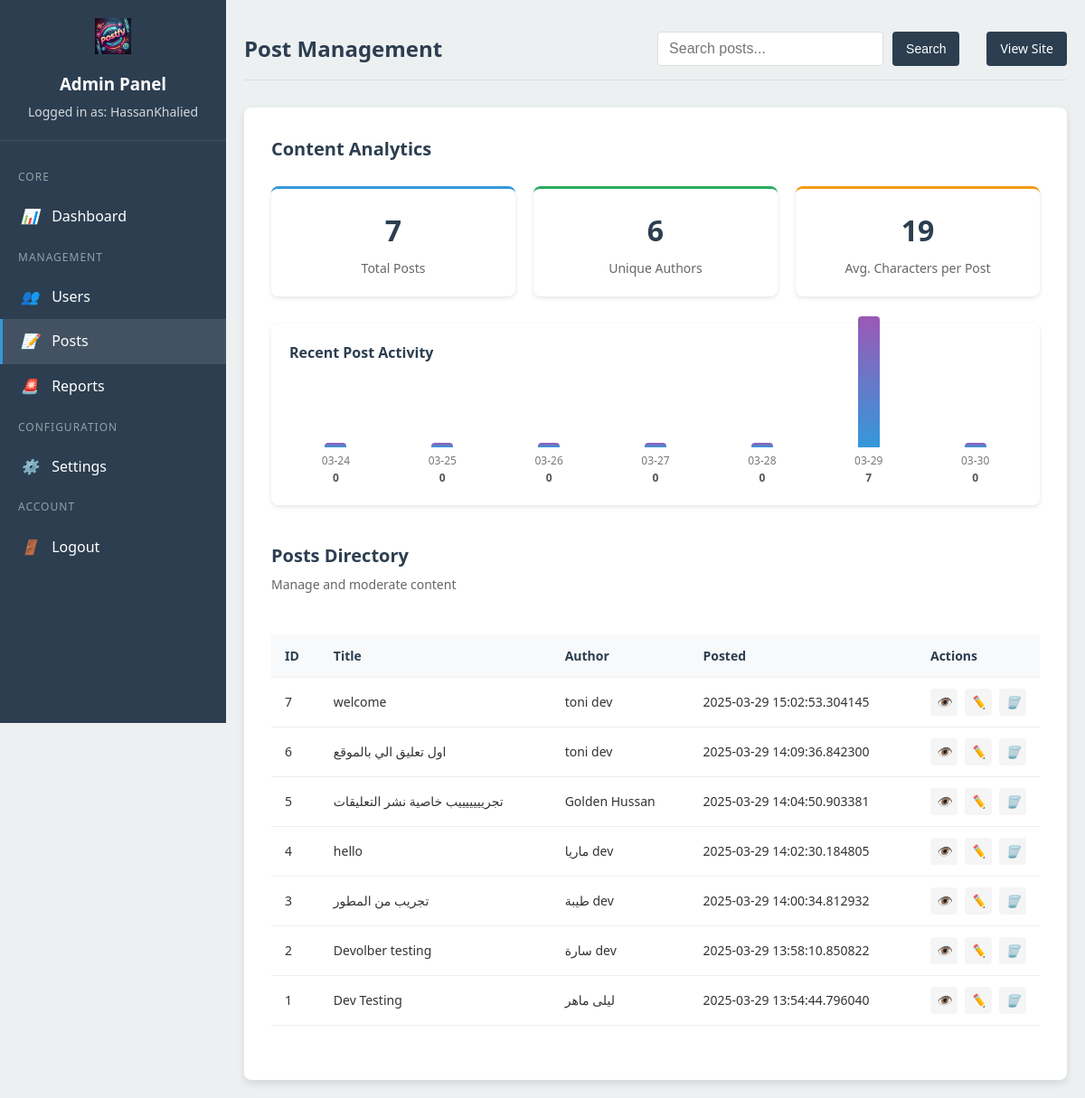
The app's page /admin/posts (signed in) with its own data.
### app.py (models this page shows, shortened)
class Post(db.Model):
    id = db.Column(db.Integer, primary_key=True)
    title = db.Column(db.String(255), nullable=False)
    content = db.Column(db.Text, nullable=False)
    user_id = db.Column(db.Integer, db.ForeignKey('user.id'), nullable=False)
    date_posted = db.Column(
        db.DateTime, default=datetime.utcnow)
    user = db.relationship('User', backref='posts', lazy=True)

class User(db.Model):
    id = db.Column(db.Integer, primary_key=True)
    first_name = db.Column(db.String(100), nullable=False)
    last_name = db.Column(db.String(100), nullable=False)
    user_id = db.Column(db.String(100), unique=True, nullable=False)
    email = db.Column(db.String(120), unique=True, nullable=False)
    password = db.Column(db.String(200), nullable=False)
    gender = db.Column(db.String(10), nullable=False)
    profile_picture = db.Column(
        db.String(200), nullable=True, default='default.jpg')

### admin.py (the view)
@admin_bp.route('/posts')
@admin_login_required
def posts():
    search_term = request.args.get('search', '')
    if search_term:
        posts_data = db.session.execute(
            db.text("""
                SELECT p.id, p.title, p.content, p.date_posted,
                       u.first_name, u.last_name, u.id as user_id
                FROM post p
                JOIN user u ON p.user_id = u.id
                WHERE p.title LIKE :search OR p.content LIKE :search
                ORDER BY p.date_posted DESC
            """),
            {"search": f"%{search_term}%"}
        ).fetchall()
    else:
        posts_data = db.session.execute(
            db.text("""
                SELECT p.id, p.title, p.content, p.date_posted,
                       u.first_name, u.last_name, u.id as user_id
                FROM post p
                JOIN user u ON p.user_id = u.id
                ORDER BY p.date_posted DESC
            """)
        ).fetchall()
    total_posts = len(posts_data)
    total_content_length = sum(len(post.content or '')
                               for post in posts_data) if posts_data else 0
    avg_post_length = total_content_length / total_posts if total_posts > 0 else 0
    unique_authors = len(
        set(post.user_id for post in posts_data)) if posts_data else 0
    posts_by_day = {}
    today = datetime.utcnow().date()
    for i in range(7):
        day = today - timedelta(days=i)
        day_str = day.strftime('%Y-%m-%d')
        posts_by_day[day_str] = 0
    for post in posts_data:
        if post.date_posted:
            post_date = str(post.date_posted).split()[0]
            if post_date in posts_by_day:
                posts_by_day[post_date] += 1
    posts_per_day = [{"date": date, "count": count}
                     for date, count in posts_by_day.items()]
    posts_per_day.reverse()  # Chronological order
    return render_template('admin/posts.html',
                           posts=posts_data,
                           search_term=search_term,
                           total_posts=total_posts,
                           avg_post_length=avg_post_length,
                           unique_authors=unique_authors,
                           posts_per_day=posts_per_day,
                           today=today)

### admin.py (called while the page is built)
def admin_login_required(f):
    @wraps(f)
    def decorated_function(*args, **kwargs):
        if 'admin_id' not in session:
            flash('Please log in to access the admin area', 'warning')
            return redirect(url_for('admin.login'))
        if 'admin_last_activity' in session:
            last_activity = datetime.fromisoformat(
                session['admin_last_activity'])
            if datetime.utcnow() - last_activity > timedelta(minutes=30):  # 30-minute timeout
                session.pop('admin_id', None)
                session.pop('admin_last_activity', None)
                flash('Your session has expired. Please log in again.', 'warning')
                return redirect(url_for('admin.login'))
        session['admin_last_activity'] = datetime.utcnow().isoformat()
        return f(*args, **kwargs)
    return decorated_function

### app.py (called while the page is built)
@app.context_processor
def inject_version():
    return dict(APP_VERSION=APP_VERSION)

### Templates/admin/posts.html (shortened to what this page needs)
{% extends "admin/base.html" %}
{% block page_title %}Post Management{% endblock %}
{% block topbar_actions %}
<form class="search-form" action="{{ url_for('admin.posts') }}" method="GET">
    <input type="text" name="search" placeholder="Search posts..." value="{{ search_term }}">
    <button type="submit" class="admin-btn btn-primary">Search</button>
</form>
{% endblock %}
{% block admin_content %}
<div class="posts-container">
    <div class="admin-header">
        <h2>Content Analytics</h2>
    </div>
    <div class="analytics-overview">
        <div class="stats-container">
            <div class="stat-card">
                <div class="stat-value">{{ total_posts }}</div>
                <div class="stat-label">Total Posts</div>
            </div>
            <div class="stat-card">
                <div class="stat-value">{{ unique_authors }}</div>
                <div class="stat-label">Unique Authors</div>
            </div>
            <div class="stat-card">
                <div class="stat-value">{{ avg_post_length|round|int }}</div>
                <div class="stat-label">Avg. Characters per Post</div>
            </div>
        </div>
        <div class="chart-container">
            <h3>Recent Post Activity</h3>
            <div class="activity-chart">
                {% for day in posts_per_day %}
                <div class="day-chart">
                    <div class="day-bar bar-height-{{ day.count }}"></div>
                    <div class="day-label">{{ day.date[5:] }}</div>
                    <div class="day-count">{{ day.count }}</div>
                </div>
                {% endfor %}
            </div>
        </div>
    </div>
    <div class="admin-header">
        <h2>Posts Directory</h2>
        <p>Manage and moderate content</p>
    </div>
    {% if posts %}
    <div class="table-container">
        <table class="admin-table">
            <thead>
                <tr>
                    <th>ID</th>
                    <th>Title</th>
                    <th>Author</th>
                    <th>Posted</th>
                    <th>Actions</th>
                </tr>
            </thead>
            <tbody>
                {% for post in posts %}
                <tr>
                    <td>{{ post.id }}</td>
                    <td>{{ post.title }}</td>
                    <td>{{ post.first_name }} {{ post.last_name }}</td>
                    <td>{{ post.date_posted }}</td>
                    <td class="actions-cell">
                        <div class="action-buttons">
                            <a href="{{ url_for('admin.post_view', post_id=post.id) }}" class="action-btn view-btn"
                                title="View Post">
                                <i>👁️</i>
                            </a>
                            <a href="{{ url_for('admin.post_edit', post_id=post.id) }}" class="action-btn edit-btn"
                                title="Edit Post">
                                <i>✏️</i>
                            </a>
                            <button type="button" class="action-btn delete-btn" title="Delete Post"
                                data-title="{{ post.title }}" data-post-id="{{ post.id }}"
                                onclick="confirmDelete(this.dataset.title, this.dataset.postId)">
                                <i>🗑️</i>
                            </button>
                        </div>
                    </td>
                </tr>
                {% endfor %}
            </tbody>
        </table>
    </div>
    {% endif %}
</div>
{% endblock %}

### static/css/admin.css (style rules this page uses)
:root { --admin-primary: #2c3e50; --admin-secondary: #3498db; --admin-accent: #e74c3c; --admin-success: #27ae60; --admin-warning: #f39c12; --admin-bg: #ecf0f1; --admin-panel-bg: #ffffff; --admin-text: #2c3e50; --admin-input-bg: #ffffff; --admin-shadow: rgba(0, 0, 0, 0.1); }
* { margin: 0; padding: 0; box-sizing: border-box; }
body { font-family: 'Segoe UI', Tahoma, Geneva, Verdana, sans-serif; background-color: var(--admin-bg); color: var(--admin-text); line-height: 1.6; }
input, select, textarea { width: 100%; padding: 12px; font-size: 16px; border: 1px solid #ddd; border-radius: 4px; transition: all 0.3s ease; background-color: var(--admin-input-bg); color: var(--admin-text); }
.admin-btn { padding: 8px 15px; border-radius: 4px; text-decoration: none; font-weight: 500; font-size: 14px; cursor: pointer; transition: all 0.3s ease; display: inline-block; }
.btn-primary { background-color: var(--admin-primary); color: white; border: none; }
.stats-container { display: grid; grid-template-columns: repeat(auto-fit, minmax(200px, 1fr)); gap: 20px; margin-bottom: 40px; }
.stat-card { background-color: white; border-radius: 8px; box-shadow: 0 2px 5px rgba(0, 0, 0, 0.1); padding: 20px; text-align: center; transition: transform 0.3s ease; }
.stat-card:nth-child(1) { border-top: 3px solid var(--admin-secondary); }
.stat-card:nth-child(2) { border-top: 3px solid var(--admin-success); }
.stat-card:nth-child(3) { border-top: 3px solid var(--admin-warning); }
.stat-value { font-size: 32px; font-weight: bold; color: var(--admin-primary); margin-bottom: 5px; }
.stat-label { color: #666; font-size: 14px; }
.admin-table { width: 100%; border-collapse: collapse; margin-top: 20px; }
.admin-table th, .admin-table td { padding: 12px 15px; text-align: left; border-bottom: 1px solid #eee; }
.admin-table th { background-color: #f8f9fa; color: var(--admin-primary); font-weight: 600; }
.admin-header { margin-bottom: 25px; }
.admin-header h2 { color: var(--admin-primary); margin-bottom: 5px; }
.admin-header p { color: #666; }
.search-form { display: flex; gap: 10px; margin-right: 15px; }
.search-form input { width: 250px; padding: 8px 12px; border-radius: 4px; border: 1px solid #ddd; }
.table-container { overflow-x: auto; margin-bottom: 30px; }
.action-buttons { display: flex; gap: 8px; }
.action-btn { display: inline-flex; align-items: center; justify-content: center; width: 32px; height: 32px; border-radius: 4px; color: white; text-decoration: none; transition: all 0.2s ease; border: none; cursor: pointer; background: #f0f0f0; }
.view-btn { background-color: var(--admin-secondary); }
.edit-btn { background-color: var(--admin-primary); }
.delete-btn { background-color: var(--admin-accent); }
.posts-container { margin-bottom: 20px; }
.stats-container { display: grid; grid-template-columns: repeat(auto-fit, minmax(200px, 1fr)); gap: 20px; margin-bottom: 30px; }
.admin-header h2 { color: var(--admin-primary); margin-bottom: 5px; font-size: 20px; }
.admin-header p { color: #666; font-size: 14px; }
.table-container { margin-top: 20px; overflow-x: auto; }
.admin-table { width: 100%; border-collapse: collapse; }
.admin-table th { background-color: #f8f9fa; color: var(--admin-primary); font-weight: 600; font-size: 14px; }
.admin-table td { font-size: 14px; color: #333; }
.actions-cell { width: 120px; }
.action-btn { width: 30px; height: 30px; display: flex; align-items: center; justify-content: center; border-radius: 4px; background-color: #f5f5f5; border: none; cursor: pointer; transition: all 0.2s ease; color: #555; text-decoration: none; }

### records on screen
Post: id "7", title "welcome", first_name "toni", last_name "dev", date_posted "2025-03-29 15:02:53.304145"
Post: id "6", title "اول تعليق الي بالموقع", first_name "toni", last_name "dev", date_posted "2025-03-29 14:09:36.842300"
Post: id "5", title "تجريييييييب خاصية نشر التعليقات", first_name "Golden", last_name "Hussan", date_posted "2025-03-29 14:04:50.903381"
Post: id "4", title "hello", first_name "ماريا", last_name "dev", date_posted "2025-03-29 14:02:30.184805"
Post: id "3", title "تجريب من المطور", first_name "طيبة", last_name "dev", date_posted "2025-03-29 14:00:34.812932"
Post: id "2", title "Devolber testing", first_name "سارة", last_name "dev", date_posted "2025-03-29 13:58:10.850822"
Post: id "1", title "Dev Testing", first_name "ليلى", last_name "ماهر", date_posted "2025-03-29 13:54:44.796040"

### other values on screen
{{ session.get('admin_username', 'Unknown') }} "HassanKhalied"
{{ total_posts }} "7"
{{ unique_authors }} "6"
{{ avg_post_length|round|int }} "19"
{{ day.date[5:] }} "03-24" "03-25" "03-26" "03-27" "03-28" "03-29" "03-30"
{{ day.count }} "0" "0" "0" "0" "0" "7" "0"
